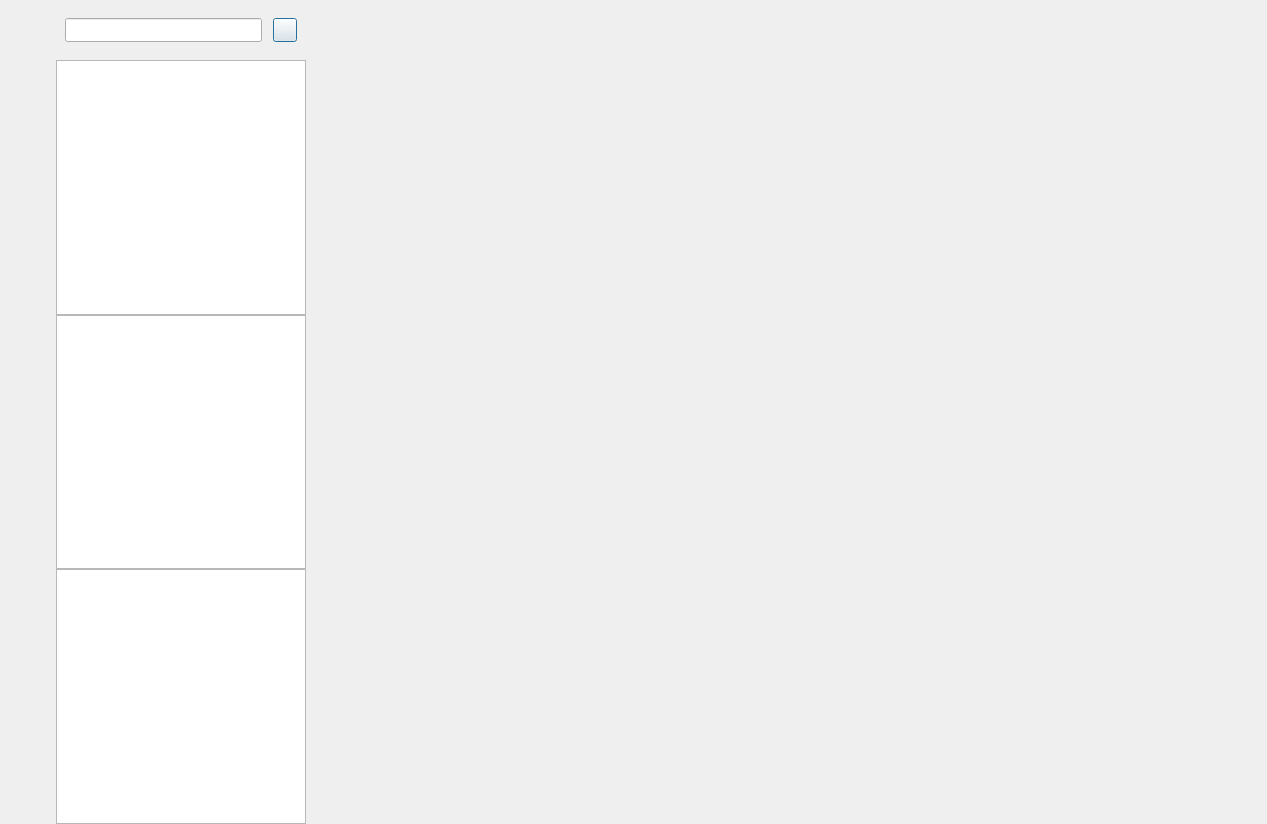
<?xml version="1.0" encoding="UTF-8"?>
<ui version="4.0">
 <class>ChatDialog</class>
 <widget class="QDialog" name="ChatDialog">
  <property name="geometry">
   <rect>
    <x>0</x>
    <y>0</y>
    <width>1267</width>
    <height>824</height>
   </rect>
  </property>
  <property name="windowTitle">
   <string>Dialog</string>
  </property>
  <layout class="QHBoxLayout" name="horizontalLayout">
   <property name="spacing">
    <number>0</number>
   </property>
   <property name="leftMargin">
    <number>0</number>
   </property>
   <property name="topMargin">
    <number>0</number>
   </property>
   <property name="rightMargin">
    <number>0</number>
   </property>
   <property name="bottomMargin">
    <number>0</number>
   </property>
   <item>
    <widget class="QWidget" name="side_bar" native="true">
     <property name="sizePolicy">
      <sizepolicy hsizetype="Fixed" vsizetype="Expanding">
       <horstretch>0</horstretch>
       <verstretch>0</verstretch>
      </sizepolicy>
     </property>
     <property name="minimumSize">
      <size>
       <width>56</width>
       <height>0</height>
      </size>
     </property>
     <property name="maximumSize">
      <size>
       <width>56</width>
       <height>16777215</height>
      </size>
     </property>
     <layout class="QVBoxLayout" name="verticalLayout_4">
      <property name="spacing">
       <number>30</number>
      </property>
      <property name="leftMargin">
       <number>10</number>
      </property>
      <property name="topMargin">
       <number>30</number>
      </property>
      <property name="rightMargin">
       <number>0</number>
      </property>
      <property name="bottomMargin">
       <number>0</number>
      </property>
      <item>
       <widget class="QWidget" name="widget_2" native="true">
        <property name="minimumSize">
         <size>
          <width>29</width>
          <height>29</height>
         </size>
        </property>
        <layout class="QVBoxLayout" name="verticalLayout_5">
         <property name="spacing">
          <number>30</number>
         </property>
         <property name="leftMargin">
          <number>0</number>
         </property>
         <property name="topMargin">
          <number>0</number>
         </property>
         <property name="rightMargin">
          <number>0</number>
         </property>
         <property name="bottomMargin">
          <number>0</number>
         </property>
         <item>
          <widget class="QLabel" name="side_head_lb">
           <property name="minimumSize">
            <size>
             <width>35</width>
             <height>35</height>
            </size>
           </property>
           <property name="maximumSize">
            <size>
             <width>35</width>
             <height>35</height>
            </size>
           </property>
           <property name="text">
            <string/>
           </property>
          </widget>
         </item>
         <item>
          <widget class="StateWidget" name="side_chat_lb" native="true">
           <property name="minimumSize">
            <size>
             <width>30</width>
             <height>30</height>
            </size>
           </property>
           <property name="maximumSize">
            <size>
             <width>30</width>
             <height>30</height>
            </size>
           </property>
          </widget>
         </item>
         <item>
          <widget class="StateWidget" name="side_contact_lb" native="true">
           <property name="minimumSize">
            <size>
             <width>30</width>
             <height>30</height>
            </size>
           </property>
           <property name="maximumSize">
            <size>
             <width>30</width>
             <height>30</height>
            </size>
           </property>
          </widget>
         </item>
         <item>
          <widget class="StateWidget" name="side_settings_lb" native="true">
           <property name="minimumSize">
            <size>
             <width>30</width>
             <height>30</height>
            </size>
           </property>
           <property name="maximumSize">
            <size>
             <width>30</width>
             <height>30</height>
            </size>
           </property>
          </widget>
         </item>
        </layout>
       </widget>
      </item>
      <item>
       <widget class="QWidget" name="widget" native="true"/>
      </item>
      <item>
       <spacer name="verticalSpacer">
        <property name="orientation">
         <enum>Qt::Vertical</enum>
        </property>
        <property name="sizeHint" stdset="0">
         <size>
          <width>20</width>
          <height>40</height>
         </size>
        </property>
       </spacer>
      </item>
     </layout>
    </widget>
   </item>
   <item>
    <widget class="QWidget" name="chat_user_wid" native="true">
     <property name="sizePolicy">
      <sizepolicy hsizetype="Preferred" vsizetype="Expanding">
       <horstretch>0</horstretch>
       <verstretch>0</verstretch>
      </sizepolicy>
     </property>
     <property name="minimumSize">
      <size>
       <width>250</width>
       <height>0</height>
      </size>
     </property>
     <property name="maximumSize">
      <size>
       <width>250</width>
       <height>16777215</height>
      </size>
     </property>
     <layout class="QVBoxLayout" name="verticalLayout">
      <property name="spacing">
       <number>0</number>
      </property>
      <property name="leftMargin">
       <number>0</number>
      </property>
      <property name="topMargin">
       <number>0</number>
      </property>
      <property name="rightMargin">
       <number>0</number>
      </property>
      <property name="bottomMargin">
       <number>0</number>
      </property>
      <item>
       <widget class="QWidget" name="search_wid" native="true">
        <property name="minimumSize">
         <size>
          <width>0</width>
          <height>60</height>
         </size>
        </property>
        <property name="maximumSize">
         <size>
          <width>16777215</width>
          <height>60</height>
         </size>
        </property>
        <layout class="QHBoxLayout" name="horizontalLayout_2">
         <property name="spacing">
          <number>6</number>
         </property>
         <property name="leftMargin">
          <number>9</number>
         </property>
         <property name="topMargin">
          <number>9</number>
         </property>
         <property name="rightMargin">
          <number>9</number>
         </property>
         <property name="bottomMargin">
          <number>9</number>
         </property>
         <item>
          <widget class="CustomizeEdit" name="search_edit">
           <property name="minimumSize">
            <size>
             <width>0</width>
             <height>24</height>
            </size>
           </property>
           <property name="maximumSize">
            <size>
             <width>16777215</width>
             <height>24</height>
            </size>
           </property>
          </widget>
         </item>
         <item>
          <spacer name="horizontalSpacer">
           <property name="orientation">
            <enum>Qt::Horizontal</enum>
           </property>
           <property name="sizeType">
            <enum>QSizePolicy::Fixed</enum>
           </property>
           <property name="sizeHint" stdset="0">
            <size>
             <width>5</width>
             <height>20</height>
            </size>
           </property>
          </spacer>
         </item>
         <item>
          <widget class="ClickedBtn" name="add_btn">
           <property name="minimumSize">
            <size>
             <width>24</width>
             <height>24</height>
            </size>
           </property>
           <property name="maximumSize">
            <size>
             <width>24</width>
             <height>24</height>
            </size>
           </property>
           <property name="text">
            <string/>
           </property>
          </widget>
         </item>
        </layout>
       </widget>
      </item>
      <item>
       <widget class="SearchList" name="search_list"/>
      </item>
      <item>
       <widget class="ChatUserList" name="chat_user_list">
        <property name="minimumSize">
         <size>
          <width>250</width>
          <height>0</height>
         </size>
        </property>
        <property name="maximumSize">
         <size>
          <width>250</width>
          <height>16777215</height>
         </size>
        </property>
       </widget>
      </item>
      <item>
       <widget class="ContactUserList" name="con_user_list"/>
      </item>
     </layout>
    </widget>
   </item>
   <item>
    <widget class="QStackedWidget" name="stackedWidget">
     <property name="minimumSize">
      <size>
       <width>50</width>
       <height>0</height>
      </size>
     </property>
     <property name="currentIndex">
      <number>2</number>
     </property>
     <widget class="ChatPage" name="chat_page"/>
     <widget class="ApplyFriendPage" name="friend_apply_page"/>
     <widget class="FriendInfoPage" name="friend_info_page"/>
     <widget class="UserInfoPage" name="user_info_page"/>
    </widget>
   </item>
  </layout>
 </widget>
 <customwidgets>
  <customwidget>
   <class>ClickedBtn</class>
   <extends>QPushButton</extends>
   <header>clickedbtn.h</header>
  </customwidget>
  <customwidget>
   <class>CustomizeEdit</class>
   <extends>QLineEdit</extends>
   <header location="global">customizeedit.h</header>
  </customwidget>
  <customwidget>
   <class>ChatUserList</class>
   <extends>QListWidget</extends>
   <header location="global">chatuserlist.h</header>
  </customwidget>
  <customwidget>
   <class>ChatPage</class>
   <extends>QWidget</extends>
   <header>chatpage.h</header>
   <container>1</container>
  </customwidget>
  <customwidget>
   <class>StateWidget</class>
   <extends>QWidget</extends>
   <header>statewidget.h</header>
   <container>1</container>
  </customwidget>
  <customwidget>
   <class>SearchList</class>
   <extends>QListWidget</extends>
   <header>searchlist.h</header>
  </customwidget>
  <customwidget>
   <class>ContactUserList</class>
   <extends>QListWidget</extends>
   <header>contactuserlist.h</header>
  </customwidget>
  <customwidget>
   <class>ApplyFriendPage</class>
   <extends>QWidget</extends>
   <header>applyfriendpage.h</header>
   <container>1</container>
  </customwidget>
  <customwidget>
   <class>FriendInfoPage</class>
   <extends>QWidget</extends>
   <header>friendinfopage.h</header>
   <container>1</container>
  </customwidget>
  <customwidget>
   <class>UserInfoPage</class>
   <extends>QWidget</extends>
   <header location="global">userinfopage.h</header>
   <container>1</container>
  </customwidget>
 </customwidgets>
 <resources/>
 <connections/>
</ui>
